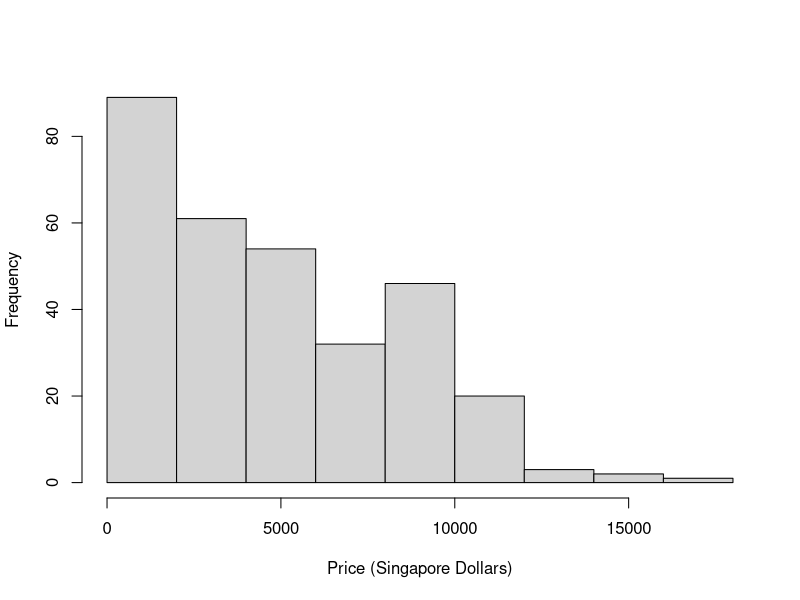
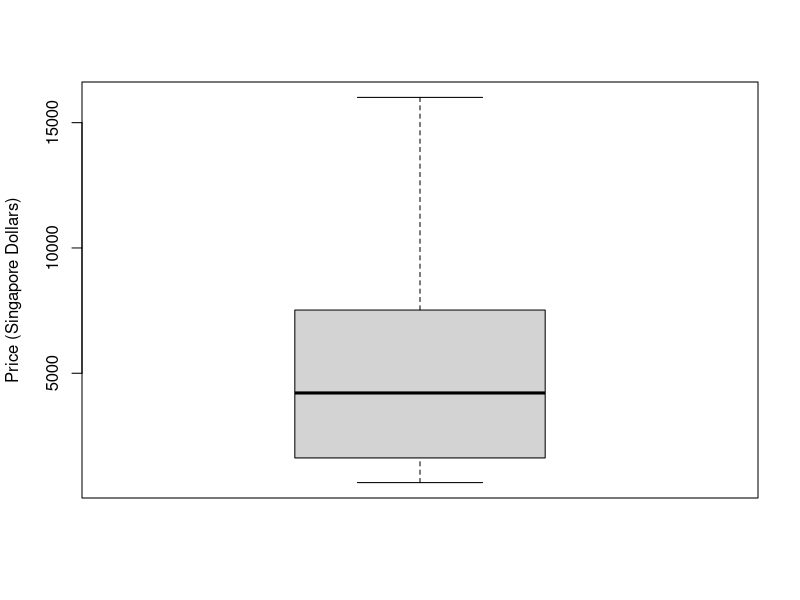
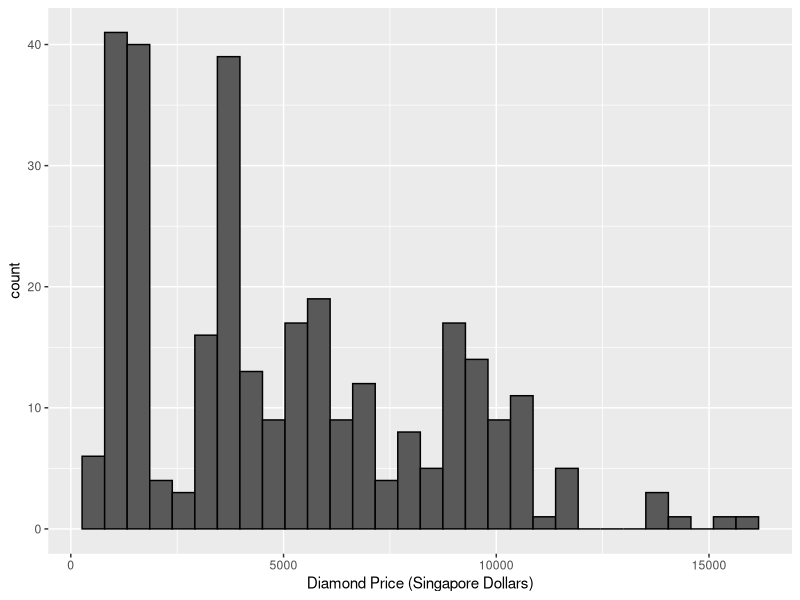
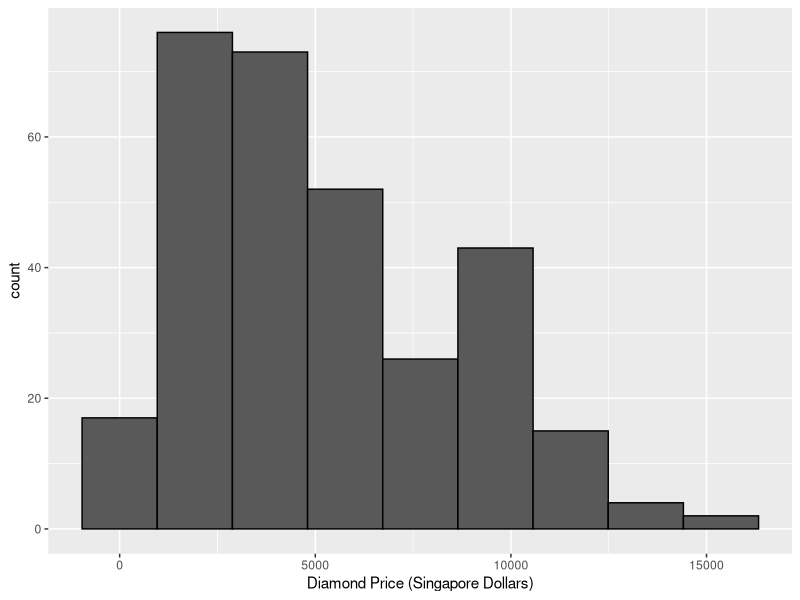
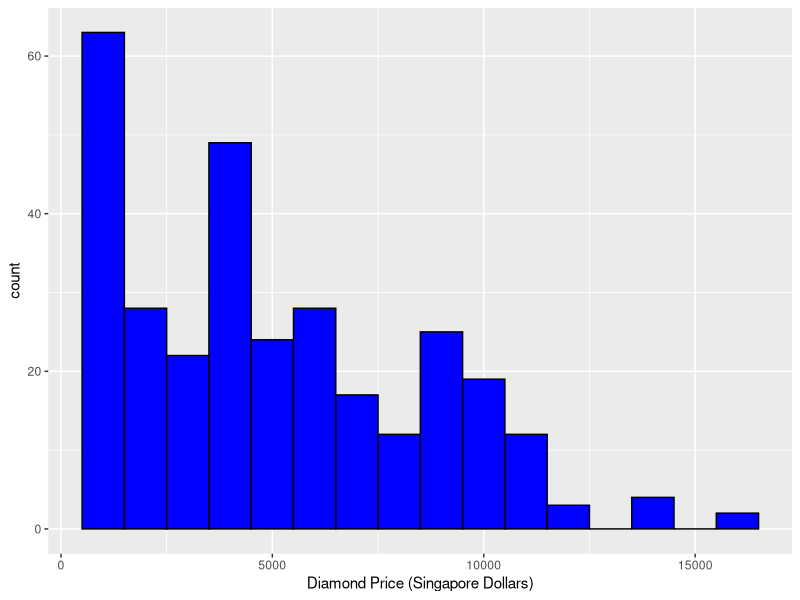
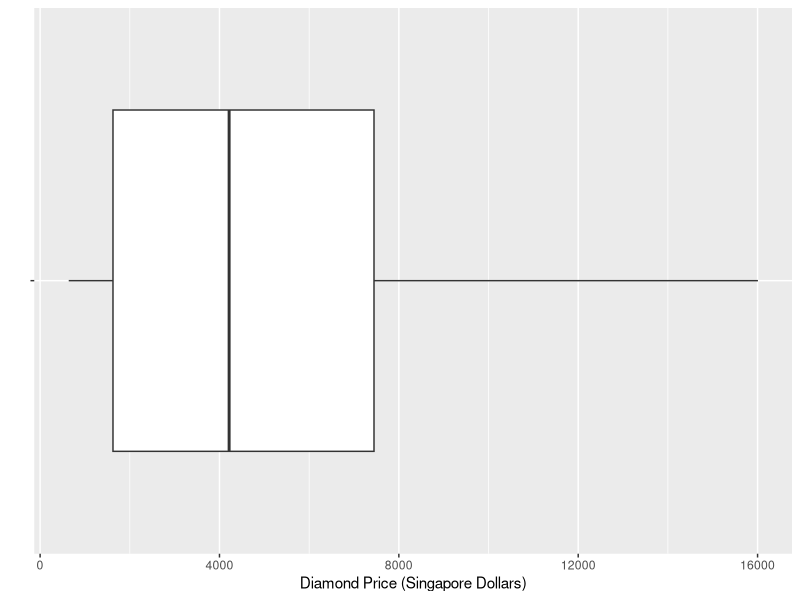
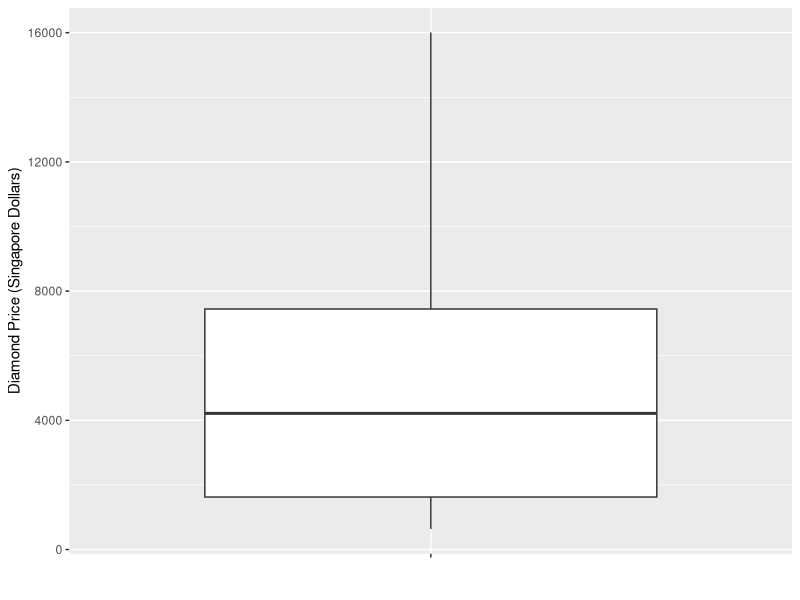
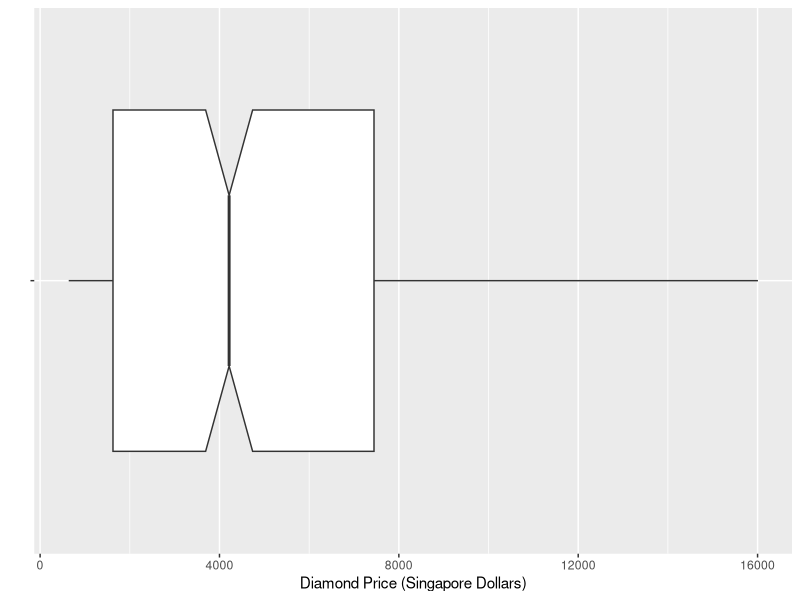

Generate these figures, in order, with R:
## ---- chunk 1
library(knitr)
library(dplyr)
library(ggplot2)
library(RcmdrMisc)
knitr::opts_chunk$set(echo = TRUE)
SHOW_SOLUTIONS = TRUE
## ---- chunk 2
D.df <- read.csv("Diamonds.csv", header=TRUE, as.is=TRUE)
glimpse(D.df)
#D.df$Color <- as.factor(D.df$Color)
#D.df$Clarity <- as.factor(D.df$Clarity)
#D.df$Rater <- as.factor(D.df$Rater)
#glimpse(D.df)
## ---- chunk 3
(wt.summary <- summary(D.df$Weight)) # gives a six number sample summaries
(wt.sd <- sd(D.df$Weight)) # gives sample standard deviation
(sum.weight <- D.df %>% summarize(mean = mean(Weight, na.rm=TRUE),
                                 SD = sd(Weight, na.rm=TRUE)))
(sum.weight <- D.df %>% summarize(Min = min(Weight, na.rm=TRUE), 
                                  Q1 = quantile(Weight, 0.25, na.rm=TRUE),
                                  Median = quantile(Weight, 0.50,
                                                    na.rm=TRUE),
                                  Q3 = quantile(Weight, 0.75, na.rm=TRUE),
                                  Max = max(Weight, na.rm=TRUE),
                                  mean = mean(Weight, na.rm=TRUE),
                                  SD = sd(Weight, na.rm=TRUE)))
## ---- chunk 4
hist(D.df$Price, main="", xlab="Price (Singapore Dollars)")
boxplot(D.df$Price, ylab="Price (Singapore Dollars)")
## ---- chunk 5
ggplot(D.df, aes(x=Price)) + 
  geom_histogram(color="black") + xlab("Diamond Price (Singapore Dollars)")
## ---- chunk 6
ggplot(D.df, aes(x=Price)) + 
  geom_histogram(bins=9, color="black") + xlab("Diamond Price (Singapore Dollars)")
ggplot(D.df, aes(x=Price)) + 
  geom_histogram(binwidth = 1000, color="black", fill="blue") + 
  xlab("Diamond Price (Singapore Dollars)")
## ---- chunk 7
p <- ggplot(D.df, aes(x=Price, y="")) +
        geom_boxplot() + 
        xlab("Diamond Price (Singapore Dollars)") +
        ylab("")
p
# Rotate the box plot
p + coord_flip()
# Notched box plot
ggplot(D.df, aes(x=Price, y="")) + 
  geom_boxplot(notch=TRUE) +
  xlab("Diamond Price (Singapore Dollars)") +
  ylab("")
## ---- chunk 8
# Using base R
boxplot(D.df$Price ~ D.df$Clarity, ylab="Price (Singapore Dollars)",
        xlab = "Clarity")

# Using ggplot2
p <- ggplot(D.df, aes(x=Clarity, y=Price)) + 
  geom_boxplot() + xlab("Clarity") +
  ylab("Diamond Price (Singapore Dollars)")
p
# Rotate the box plot
p + coord_flip()
# Notched box plot
ggplot(D.df, aes(x=Clarity, y=Price)) + 
  geom_boxplot(notch=TRUE) + xlab("Clarity") +
  ylab("Diamond Price (Singapore Dollars)")
# Change outlier, color, shape and size
ggplot(D.df, aes(x=Clarity, y=Price)) + 
  geom_boxplot(outlier.colour="red", outlier.shape=8,
                outlier.size=4) + xlab("Clarity") +
  ylab("Diamond Price (Singapore Dollars)")
## ---- chunk 9
D.df$Clarity <- factor(D.df$Clarity, levels=c("IF", "VVS1", "VVS2",
                                               "VS1", "VS2"))

D.df$Clarity <- ordered(D.df$Clarity, levels=c("IF", "VVS1", "VVS2",
                                               "VS1", "VS2"))
boxplot(D.df$Price ~ D.df$Clarity, ylab="Price (Singapore Dollars)",
        xlab = "Clarity")
## ---- chunk 10
plot(D.df$Price, D.df$Weight, xlab="Price (Singapore Dollars)", ylab="Weight (Carat)") # plot(x,y)
## ---- chunk 11
# subset the data to only include records with price <=10000
PriceLT10 <- D.df[D.df$Price <= 10000,]
nrow(PriceLT10) # 282; 308-232 = 76 observations removed
plot(PriceLT10$Price, PriceLT10$Weight, xlab="Price (Singapore Dollars)",
     ylab="Weight (Carat)")
## ---- chunk 12
# use lm to fit a linear model
lm.out <- lm(PriceLT10$Weight ~ PriceLT10$Price) # lm(y ~ x)
summary(lm.out)
# replot the data and add the fitted regression line
plot(PriceLT10$Price, PriceLT10$Weight, xlab="Price (Singapore Dollars)",
     ylab="Weight (Carat)")
abline(lm.out, col="blue", lwd=2)
## ---- chunk 13
ggplot(PriceLT10, aes(x=Price, y=Weight)) + geom_point() +
      xlab("Price (Singapore Dollars)") +
      ylab("Weight (Carat)")
# Change the point size, and shape
ggplot(PriceLT10, aes(x=Price, y=Weight)) +
  geom_point(size=2, shape=23)  +
      xlab("Price (Singapore Dollars)") +
      ylab("Weight (Carat)")
# Add a smooth curve to the plot;
ggplot(PriceLT10, aes(x=Price, y=Weight)) +
  geom_point() +  
  geom_smooth(method="auto", se=FALSE) +
      xlab("Price (Singapore Dollars)") +
      ylab("Weight (Carat)")
# Add the regression line 
ggplot(PriceLT10, aes(x=Price, y=Weight)) +
  geom_point() +
  geom_smooth(method=lm, se=FALSE,linetype="dashed",
              color="green") +
      xlab("Price (Singapore Dollars)") +
      ylab("Weight (Carat)")
# Color code points by Clarity
ggplot(PriceLT10, aes(x=Price, y=Weight, color=Clarity)) +
  geom_point() +
  geom_smooth(method=lm, se=FALSE, linetype="dashed",
              color="green") +
      xlab("Price (Singapore Dollars)") +
      ylab("Weight (Carat)")
# Use different plotting symbols by Clarity
ggplot(PriceLT10, aes(x=Price, y=Weight, shape=Clarity)) +
  geom_point() +
      xlab("Price (Singapore Dollars)") +
      ylab("Weight (Carat)")
# Use different plotting symbols and colors by Clarity
ggplot(PriceLT10, aes(x=Price, y=Weight, shape=Clarity,
                      color=Clarity)) +
  geom_point() +
      xlab("Price (Singapore Dollars)") +
      ylab("Weight (Carat)")
## ---- chunk 14
(tab1 <- table(D.df$Color))
(tab1PCT <- round(tab1/sum(tab1) * 100,1))
prop.table(tab1) #get proportions
prop.table(tab1) * 100 # get percentages
round(prop.table(tab1) * 100, 1) # round percentages to one decimal place
## ---- chunk 15
# get contingency table with counts
(tab2 <- table(D.df$Color, D.df$Rater))
# get contingency table with joint percentages
# rounded to one decimal place
round(prop.table(tab2) * 100, 1)
# get conditional row percentages 
(Condrow.pct <- round(prop.table(tab2, margin=1) * 100, 1))
apply(Condrow.pct, 1, sum)
# get conditional column percentages 
(Condcol.pct <- round(prop.table(tab2, margin=2) * 100, 1))
apply(Condcol.pct, 2, sum)
# get similar things using the colPercents and rowPercents
# functions in the RcmdrMisc package. You will need to install
# the package. The library call is already in the setup block.
rowPercents(tab2, digits=1)
colPercents(tab2, digits=1)
## ---- chunk 16
# You pass the counts to barplot by using the table function
barplot(table(D.df$Color), ylab = "Count")
# Using ggplot2
ggplot(D.df, aes(x=Color)) +
  geom_bar(stat="count", width=0.7, fill="steelblue") +
  theme_minimal()
# Change colors
ggplot(D.df, aes(x=Color)) +
  geom_bar(stat="count", width=0.7, color="black", fill="steelblue")
## ---- chunk 17
# You pass the counts to barplot by using the table function
# Using tab2 saved above (in the contingency tables chunk) for joint counts of Color and Rater
barplot(tab2)
## ---- chunk 18
# You pass the counts to barplot by using the table function
# Using tab2 saved above for joint counts of Color and Rater
barplot(tab2, legend.text=c("D","E","F","G","H","I"))
# Use the beside argument to get side-by-side bars.
barplot(tab2, legend.text=c("D","E","F","G","H","I"), beside=TRUE)
## ---- chunk 19
# Unconditional Barplot (conditional=FALSE, the default)
Barplot(D.df$Rater, by=D.df$Color, scale = "percent", 
   conditional=FALSE, style = "parallel", 
   xlab = "Rater", legend.title = "Color", 
   ylab = "Percent", main=NULL, legend.pos = "above")
# Conditional percentages of Color within levels of Rater
# This is using the column percentages based on tab2
Barplot(D.df$Rater, by=D.df$Color, scale = "percent", 
   conditional=TRUE, style = "parallel", 
   xlab = "Rater", legend.title = "Color", 
   ylab = "Percent", main=NULL, legend.pos = "above")
# Conditional percentages of Rater within levels of Color
# This is using the row percentages based on tab2
Barplot(D.df$Color, by=D.df$Rater, scale = "percent", 
   conditional=TRUE, style = "parallel", 
   xlab = "Color", legend.title = "Rater", 
   ylab = "Percent", main=NULL, legend.pos = "above")

# If the installation of RcmdrMisc does not work for you,
# use the following code with the base barplot function to get
# conditional percentages of Color within levels of Rater
Cond.col <- prop.table(tab2, margin=2)
barplot(Cond.col,beside=TRUE,col=c("blue","green","orange",
                                   "black","brown","magenta"),
        names.arg=levels(D.df$Rater),
        ylab="Relative Frequency",xlab="Rater")
legend("topleft",pch=15, col=c("blue","green","orange",
                           "black","brown","magenta"), bty="n",
       legend=c("D","E","F","G","H","I"), horiz=TRUE)

# use the following code with the base barplot function to get
# conditional percentages of Rater within levels of Color
# note that you need to but Rater in rows and Color in columns
tab3 <- table(D.df$Rater,D.df$Color)
Cond.col <- prop.table(tab3, margin=2)
barplot(Cond.col,beside=TRUE,col=c("blue","green","orange"),
        names.arg=levels(D.df$Color),
        ylab="Relative Frequency",xlab="Color")
legend("topright",pch=15, col=c("blue","green","orange"), bty="n",
       legend=c("GIA", "HRD", "IGI"), horiz=TRUE)
## ---- chunk 20
# use set.seed(123) if you want to be able to reproduce 
# random draws
set.seed(123)
# Use the rnorm function to generate 100 draws from a 
# normal distribution with the given mean and sd;
# The default for rnorm is the Standard Normal Distribution
# with mean = 0 and sd = 1.
X <- rnorm(100, mean=0.6, sd=0.25)
# plot our X values
hist(X, main="Normal(0.6, 0.25)")
# make a normal quantile plot and add the y = x line
qqnorm(X)
qqline(X)

# Use pnorm to find probabilities 
# associated with the normal distribution
# Find P(X < 0.1)
pnorm(0.1, mean= 0.6, sd=0.25)
# Find P(X > 0.8)
1 - pnorm(0.8, mean= 0.6, sd=0.25)
# or
pnorm(0.8, mean= 0.6, sd=0.25, lower.tail=FALSE)
# Find P(0.2 <= X <= 0.7)
# This will require two calls to pnorm; 
# calculate as P(X <= 0.7) - P(X <= 0.2)
pnorm(0.7,mean = 0.6, sd = 0.25) - pnorm(0.2,mean = 0.6, sd = 0.25)

# Use qnorm to fine the value of X such that P(X < x) = 0.10
qnorm(0.1, mean = 0.6, sd = 0.25)
# This tells us that P(X < 0.2796) = 0.10
# We can verify this using pnorm
pnorm(0.2796, mean = 0.6, sd = 0.25) # answer rounds to 0.10
## ---- chunk 21
# punif() gives probability (X < x) for a continuous 
# uniformally distributed random variable on the interval [min, max]
# qunif() gives you the value of x for P(X < x) = some p
# runif() gives independent random draws from a 
# continuous uniform distribution on the interval [min, max]
set.seed(178)
ran.u <- runif(60,min=0,max=1)
hist(ran.u, main="X ~ Uniform(0, 1)")
# Find P(X < 0.6)
punif(0.6,0,1)
# Find the value of x such that P(X < x) = 0.25
qunif(0.25,0,1)
## ---- chunk 22
set.seed(456)
#Generate one flip of a fair coin; let 0 = Heads and 1 = Tails
rbinom(n = 1, size = 1, p = 0.5) 
# Here n = total number of observations to generate and
# size = number of trials and 0.5 is p

# Generate 50 flips of a fair coin
rbinom(50, 1, 0.5)

#Find P(X <= 7) for X ~ Binomial(n=12, p = 0.3)
pbinom(7, 12, 0.3)

# Find the value of x when P(X <= x) = 0.50 for 
# X ~ Binomial(n=12, p = 0.3)
qbinom(0.50, 12, 0.3) # P(X <= 4) ~ 50%
## ---- chunk 23
set.seed(23)
# Generate 100 independent draws from a Poisson 
# distribution with lambda = 4
rpois(100,4)
hist(rpois(100,4), main="X ~ Poisson(4)")
# Calculate P(X <= 6)
ppois(6, 4)
# Calculate P(X = 6)
ppois(6, 4) - ppois(5, 4)
# What is the value of x such that P(X <= x) = 0.10
qpois(0.10, 4)
## ---- chunk 24
# Use choose(n, r) to find the number of combinations 
# of r things from n things
# 95 choose 5
choose(95,5)

# To find permutations remember that 
# n C r = n P r/r! ==> n P r = n C r * r!
# Find the number of permutations of 5 things from 
# 95 things
choose(95,5) * factorial(5)

# Find 10! 
factorial(10)
